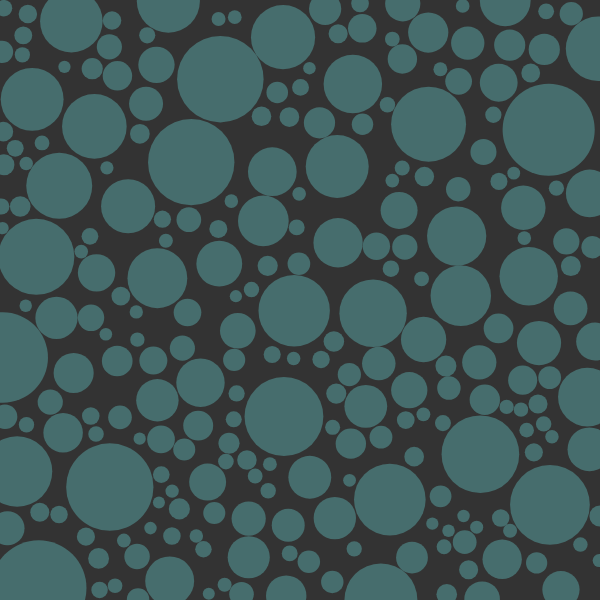
Frame 1 (no input)
Frame 60 (no input): identical to frame 1, image omitted
Frame 120 (the mouse pressed at the canvas centre since frame 60): identical to frame 1, image omitted

The p5.js sketch that drew this single still picture (run headless with seeded random() and noise() and a simulated clock; from frame 60 on, the mouse is pressed at the canvas centre):

// p5.js sketch
// ── sketch.js
let circles = [];
let protection = 0;

function setup() {
	createCanvas(600, 600);
	background(51);

	while(circles.length < 250) {
		let circle = {
			x: random(width),
			y: random(height),
			r: random(6, 48)
		};

		let overlap = false;


		for (let j = 0; j < circles.length; j++) {
			let prev = circles[j];
			let d = dist(circle.x, circle.y, prev.x, prev.y);
			if (d < circle.r + prev.r) {
				overlap = true;
				break;
			}
		}
		if (!overlap) {
			circles.push(circle);
		}
		protection++;
		if (protection > 10000) {
			console.log('ouch!');
			break;
		}
	}

	for (let i = 0; i < circles.length; i++) {
		fill(100, 200, 200, 100);
		noStroke();
		ellipse(circles[i].x, circles[i].y, circles[i].r*2);
	}
}

function draw() {	


}
